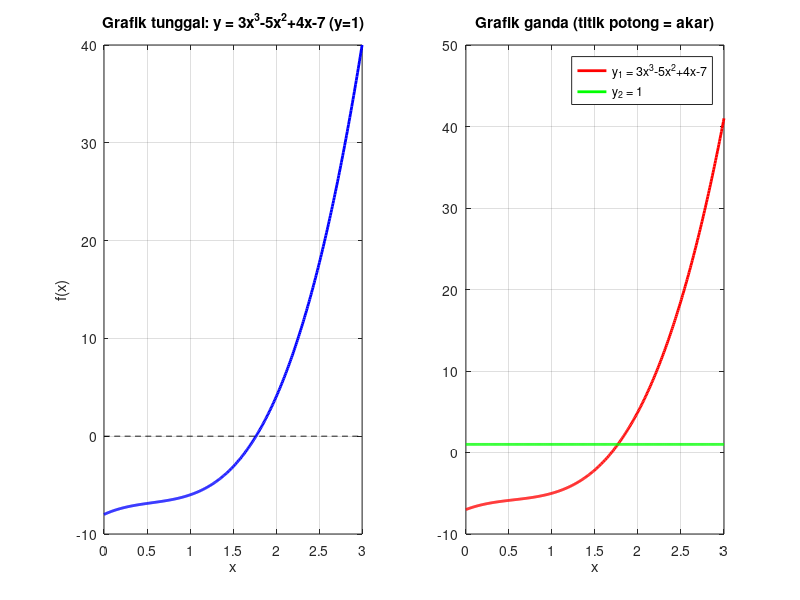
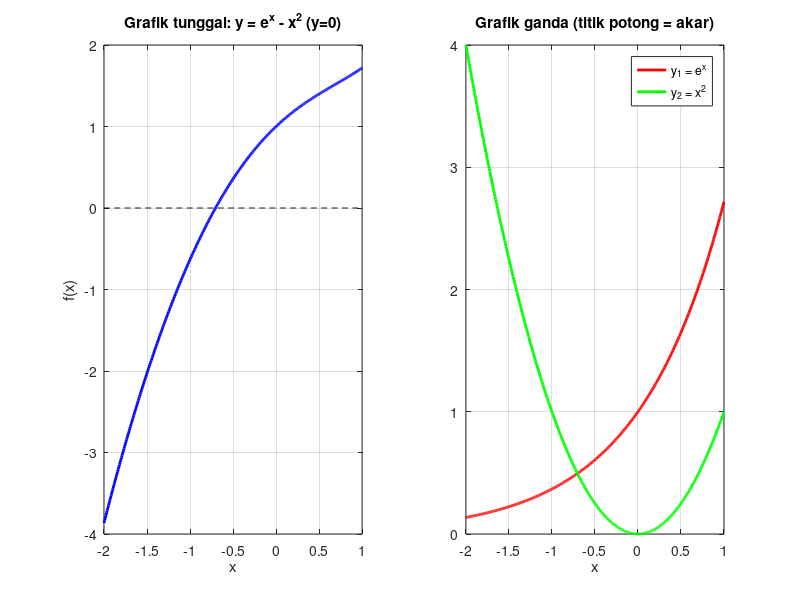
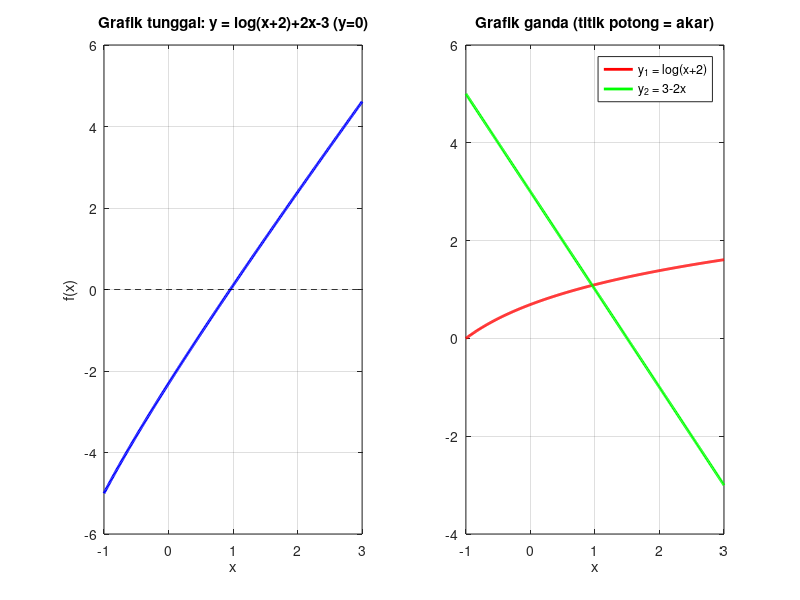

These charts were generated, in order, by the following MATLAB code:
% TUGAS METODE NUMERIK - Biseksi & Regula-Falsi (Octave)
% Jalankan: tugas_akar
clc; clear; close all;

% ---- Fungsi f(x) = 0 (y target sudah dipindah ke ruas kiri) ----
f1 = @(x) 3*x.^3 - 5*x.^2 + 4*x - 7 - 1;   % y = 1
f2 = @(x) exp(x) - x.^2;                   % y = 0
f3 = @(x) log(x+2) + 2*x - 3;              % y = 0  (log = ln di Octave)

F    = {f1, f2, f3};
nama = {'y = 3x^3-5x^2+4x-7 (y=1)', 'y = e^x - x^2 (y=0)', 'y = log(x+2)+2x-3 (y=0)'};
% selang awal [a b] hasil metode grafik
AB   = [1 2; -1 0; 0 2];
% titik potong grafik ganda: f(x) = g(x) , dengan g(x)= ruas kanan
% (f ganda: y1 = bagian kiri, y2 = bagian kanan)
G1 = {@(x) 3*x.^3-5*x.^2+4*x-7, @(x) exp(x), @(x) log(x+2)};
G2 = {@(x) ones(size(x)),       @(x) x.^2,   @(x) 3-2*x};

% label legend grafik ganda
lab1 = {'y_1 = 3x^3-5x^2+4x-7', 'y_1 = e^x', 'y_1 = log(x+2)'};
lab2 = {'y_2 = 1', 'y_2 = x^2', 'y_2 = 3-2x'};

maxIter = 20;  tol = 1e-4;

% penampung hasil akhir: [akar, iterasi, f(akar), error] untuk tiap metode
% kolom 1-4 = biseksi, kolom 5-8 = regula-falsi
hasil = zeros(3,8);

for k = 1:3
  f = F{k}; a = AB(k,1); b = AB(k,2);

  %% ===== 1. GRAFIK TUNGGAL & GANDA =====
  x = linspace(a-1, b+1, 400);
  figure(k);
  subplot(1,2,1);
  plot(x, f(x), 'b', 'LineWidth', 2); hold on; grid on;
  plot(x, zeros(size(x)), 'k--');
  title(['Grafik tunggal: ' nama{k}]); xlabel('x'); ylabel('f(x)');
  subplot(1,2,2);
  plot(x, G1{k}(x), 'r', 'LineWidth', 2); hold on; grid on;
  plot(x, G2{k}(x), 'g', 'LineWidth', 2);
  title('Grafik ganda (titik potong = akar)'); xlabel('x');
  legend(lab1{k}, lab2{k}, 'Location', 'best');

  %% ===== 2a. BISEKSI =====
  printf('\n=== Persamaan %d: %s ===\n', k, nama{k});
  printf('--- BISEKSI ---\n');
  printf('%3s %10s %10s %10s %12s %10s\n','i','a','b','c','f(c)','error');
  A = a; B = b; cLama = A;
  for i = 1:maxIter
    c = (A+B)/2;
    err = abs(c - cLama);
    if i == 1, err = NaN; end
    printf('%3d %10.6f %10.6f %10.6f %12.6f %10.6f\n', i, A, B, c, f(c), err);
    if abs(f(c)) < tol || (i > 1 && err < tol), break; end
    if f(A)*f(c) < 0, B = c; else A = c; end
    cLama = c;
  end
  printf('Akar biseksi = %.6f (iterasi ke-%d)\n', c, i);
  hasil(k,1:4) = [c, i, f(c), err];

  %% ===== 2b. REGULA-FALSI =====
  printf('--- REGULA-FALSI ---\n');
  printf('%3s %10s %10s %10s %12s %10s\n','i','a','b','c','f(c)','error');
  A = a; B = b; cLama = A;
  for i = 1:maxIter
    c = (A*f(B) - B*f(A)) / (f(B) - f(A));
    err = abs(c - cLama);
    if i == 1, err = NaN; end
    printf('%3d %10.6f %10.6f %10.6f %12.6f %10.6f\n', i, A, B, c, f(c), err);
    if abs(f(c)) < tol || (i > 1 && err < tol), break; end
    if f(A)*f(c) < 0, B = c; else A = c; end
    cLama = c;
  end
  printf('Akar regula-falsi = %.6f (iterasi ke-%d)\n', c, i);
  hasil(k,5:8) = [c, i, f(c), err];
end

%% ===== 3. TABEL KESIMPULAN =====
metode = {'Biseksi', 'Regula-Falsi'};
printf('\n\n================ TABEL KESIMPULAN ================\n');
printf('%-10s %-14s %12s %8s %12s %12s\n', 'Persamaan', 'Metode', 'Akar', 'Iterasi', 'f(akar)', 'Error');
printf('%s\n', repmat('-', 1, 72));
for k = 1:3
  for m = 1:2
    col = (m-1)*4;
    printf('%-10d %-14s %12.6f %8d %12.6f %12.6f\n', k, metode{m}, ...
           hasil(k,col+1), hasil(k,col+2), hasil(k,col+3), hasil(k,col+4));
  end
  printf('%s\n', repmat('-', 1, 72));
end
printf('Maks. iterasi = %d, toleransi = %g\n', maxIter, tol);
